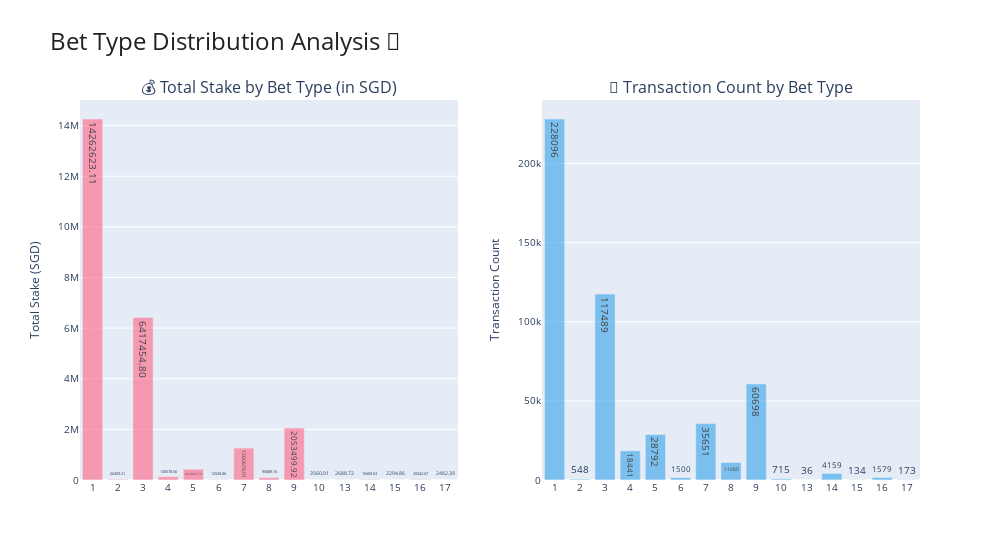

The cell this chart's notebook holds for it:
### Code cell
def plot_bet_type_distribution_plotly(bet_type_summary):
    """
    📊 Creates an aesthetic bar plot showing the distribution of total stake and transaction count for each bet type.

    This function generates two side-by-side bar plots:
    - The first plot displays the total stake for each bet type 💰.
    - The second plot displays the transaction count for each bet type 📅.

    Parameters:
    - bet_type_summary: DataFrame containing total stake and transaction count by bet type.
    """

    # Convert 'Bettype' to a string type for better visualization
    bet_type_summary['Bettype'] = bet_type_summary['Bettype'].astype(str)

    # Create subplots with shared x-axis
    fig = sp.make_subplots(
        rows=1, cols=2,
        subplot_titles=("💰 Total Stake by Bet Type (in SGD)",
                        "📅 Transaction Count by Bet Type")
    )

    # Bar plot for total stake
    fig.add_trace(
        go.Bar(
            x=bet_type_summary['Bettype'],
            y=bet_type_summary['total_stake'],
            marker_color='rgba(255, 99, 132, 0.6)',  # Aesthetic pink color
            # Adding the total stake as text on bars
            text=bet_type_summary['total_stake'],
            texttemplate='%{text:.2f}',  # Formatting text to 2 decimal places
            textposition='auto',
            name='Total Stake'
        ),
        row=1, col=1
    )

    # Bar plot for transaction count
    fig.add_trace(
        go.Bar(
            x=bet_type_summary['Bettype'],
            y=bet_type_summary['transaction_count'],
            marker_color='rgba(54, 162, 235, 0.6)',  # Aesthetic purple color
            # Adding transaction count as text
            text=bet_type_summary['transaction_count'],
            texttemplate='%{text}',  # No decimals for transaction count
            textposition='auto',
            name='Transaction Count'
        ),
        row=1, col=2
    )

    # Update layout for aesthetics
    fig.update_layout(
        title_text="Bet Type Distribution Analysis 🎰",  # Main title
        title_font_size=24,
        title_font_color='rgb(34, 34, 34)',
        showlegend=False,  # Hide legend since each subplot is self-explanatory
        font=dict(size=10),
        width=1000,  # Wider plot for better visibility
    )

    # Update axes for better readability
    fig.update_yaxes(
        title_text="Total Stake (SGD)", 
        row=1, 
        col=1,
    )
    fig.update_yaxes(title_text="Transaction Count", row=1, col=2)

    # Display the plot
    fig.show()


# Analyze the bet types and summarize the data
bet_type_summary = analyze_bet_types(data)
# Plot the distribution using the new Plotly function
plot_bet_type_distribution_plotly(bet_type_summary)

### Figure 1 — Plotly figure (JSON) as saved in the notebook; plotly's stock layout.template omitted (floating-point values rounded to 4 significant figures)
{"data": [{"marker": {"color": "rgba(255, 99, 132, 0.6)"}, "name": "Total Stake", "text": [14260000.0, 26400.0, 6417000.0, 130600.0, 425000.0, 12530.0, 1261000.0, 90490.0, 2053000.0, 3560.0, 2689.0, 16610.0, 2295.0, 20540.0, 2482.0], "textposition": "auto", "texttemplate": "%{text:.2f}", "type": "bar", "x": ["1", "2", "3", "4", "5", "6", "7", "8", "9", "10", "13", "14", "15", "16", "17"], "xaxis": "x", "y": [14260000.0, 26400.0, 6417000.0, 130600.0, 425000.0, 12530.0, 1261000.0, 90490.0, 2053000.0, 3560.0, 2689.0, 16610.0, 2295.0, 20540.0, 2482.0], "yaxis": "y"}, {"marker": {"color": "rgba(54, 162, 235, 0.6)"}, "name": "Transaction Count", "text": [228096, 548, 117489, 18441, 28792, 1500, 35651, 11080, 60698, 715, 36, 4159, 134, 1579, 173], "textposition": "auto", "texttemplate": "%{text}", "type": "bar", "x": ["1", "2", "3", "4", "5", "6", "7", "8", "9", "10", "13", "14", "15", "16", "17"], "xaxis": "x2", "y": [228096, 548, 117489, 18441, 28792, 1500, 35651, 11080, 60698, 715, 36, 4159, 134, 1579, 173], "yaxis": "y2"}], "layout": {"annotations": [{"font": {"size": 16}, "showarrow": false, "text": "💰 Total Stake by Bet Type (in SGD)", "x": 0.225, "xanchor": "center", "xref": "paper", "y": 1, "yanchor": "bottom", "yref": "paper"}, {"font": {"size": 16}, "showarrow": false, "text": "📅 Transaction Count by Bet Type", "x": 0.775, "xanchor": "center", "xref": "paper", "y": 1, "yanchor": "bottom", "yref": "paper"}], "font": {"size": 10}, "showlegend": false, "title": {"font": {"color": "rgb(34, 34, 34)", "size": 24}, "text": "Bet Type Distribution Analysis 🎰"}, "width": 1000, "xaxis": {"anchor": "y", "domain": [0, 0.45]}, "xaxis2": {"anchor": "y2", "domain": [0.55, 1]}, "yaxis": {"anchor": "x", "domain": [0, 1], "title": {"text": "Total Stake (SGD)"}}, "yaxis2": {"anchor": "x2", "domain": [0, 1], "title": {"text": "Transaction Count"}}}}
